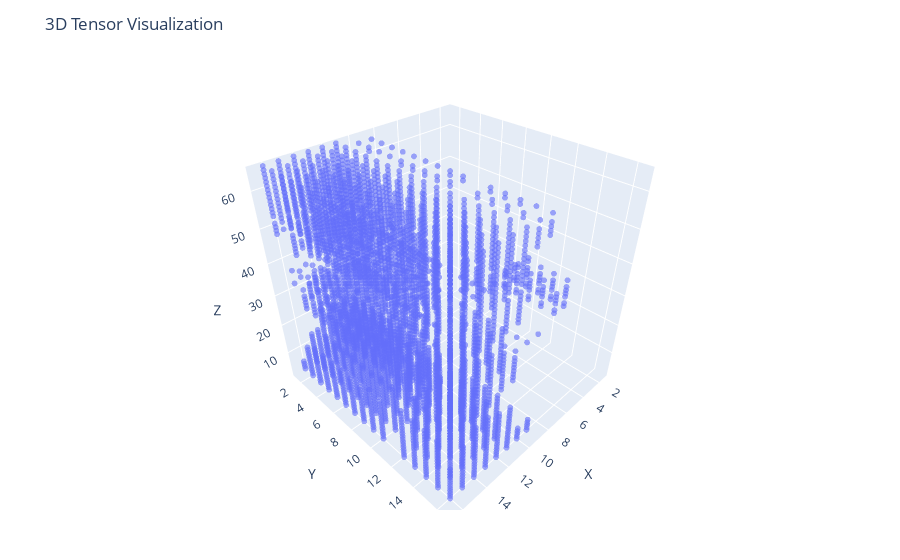

Source (notebook cell):
### Code cell
plotTensor(blue_strata.tensor, 0.1)

### Figure 1 — Plotly figure (JSON) as saved in the notebook; plotly's stock layout.template omitted (floating-point values rounded to 4 significant figures; data arrays with more than 128 entries replaced by an {"elided": "..."} marker saying what was removed)
{"data": [{"marker": {"opacity": 0.6, "size": 2}, "mode": "markers", "type": "scatter3d", "x": {"elided": "4965 int values"}, "y": {"elided": "4965 int values"}, "z": {"elided": "4965 int values"}}], "layout": {"margin": {"b": 50, "l": 50, "r": 50, "t": 60}, "scene": {"aspectmode": "cube", "xaxis": {"range": [1, 17], "title": "X"}, "yaxis": {"range": [1, 17], "title": "Y"}, "zaxis": {"range": [1, 66], "title": "Z"}}, "title": "3D Tensor Visualization"}}
